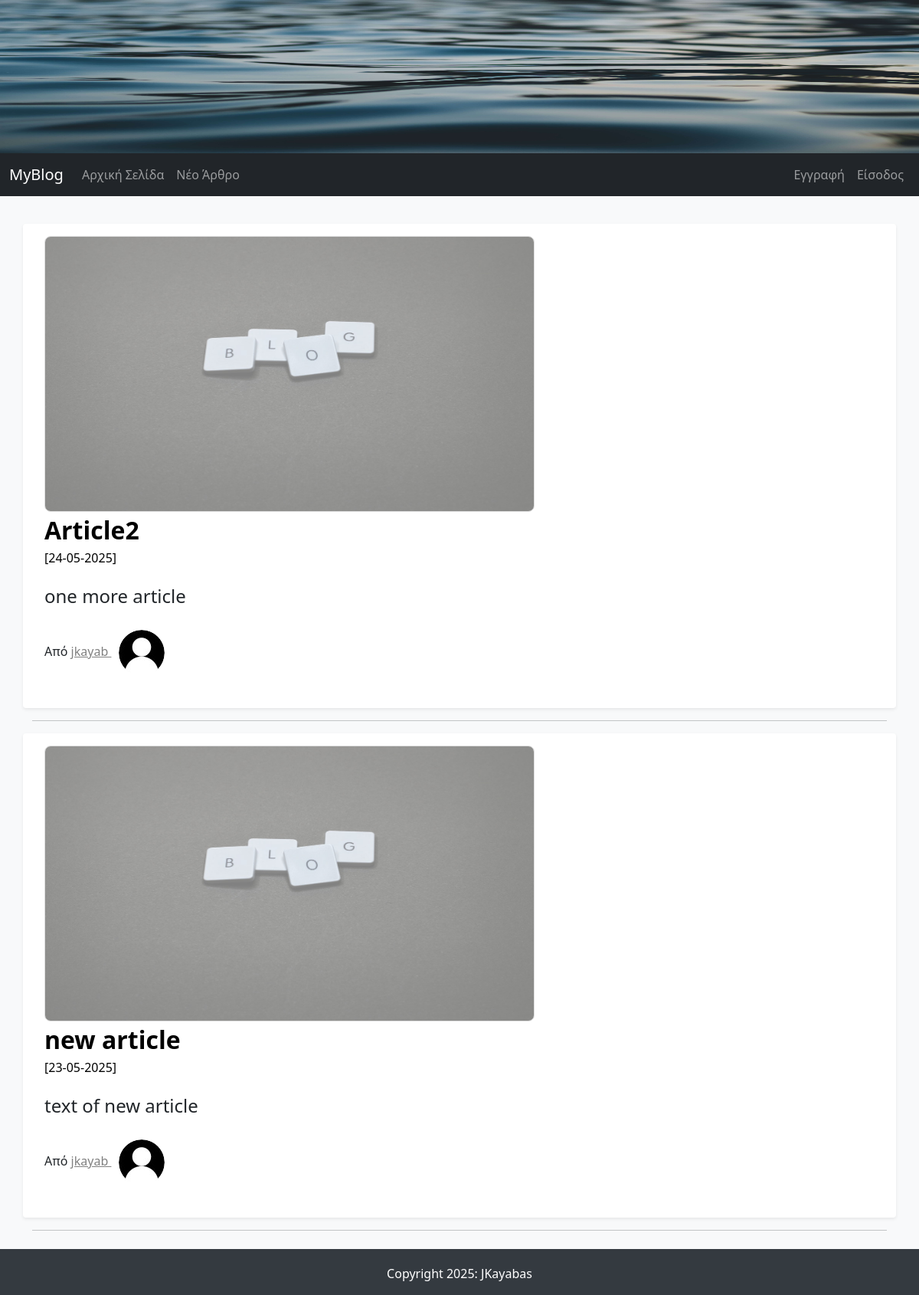
The page / on the database its author committed.
### FlaskBlogApp/models.py (models this page shows, shortened)
class Article(db.Model):
    id = db.Column(db.Integer, primary_key = True)
    article_title = db.Column(db.String(50), nullable=False)
    article_body  = db.Column(db.Text(), nullable=False)
    article_image = db.Column(db.String(30), default ='default_article_image.jpg')
    date_created = db.Column(db.DateTime, nullable=False, default=datetime.utcnow)
    user_id = db.Column(db.Integer, db.ForeignKey('user.id'), nullable=False)

class User(db.Model, UserMixin):
    id = db.Column(db.Integer, primary_key=True)
    username = db.Column(db.String(15), unique=True, nullable=False)
    email = db.Column(db.String(150), unique=True, nullable=False)
    password = db.Column(db.String(36), nullable=False)
    profile_image = db.Column(db.String(30), default ='default_profile_image.jpg')
    articles = db.relationship('Article', backref='author', lazy=True)

### FlaskBlogApp/routes.py (the view)
@app.route("/index/")
@app.route("/")
def root():
    articles = Article.query.order_by(Article.date_created.desc())
    return render_template("index.html", articles=articles)

### FlaskBlogApp/templates/index.html (shortened to what this page needs)
{% extends "base.html" %}
{% block content %}
{% if articles %}
    {% for article in articles %}
        <div class="row my-3 p-3 bg-body rounded shadow-sm">
          <div class="col col-md-12">
            {% if article.article_image %}
              <img src="{{ url_for('static', filename='images/articles_images/'+article.article_image) }}" alt="" class="img-responsive a_image" width="640px" height="360px">
            {% endif %}
          </div>
          <div class="col col-md-12">
            <div class="main-article-title">
              <a class="article_title" href="{{ url_for('full_article',article_id=article.id) }}">{{ article.article_title | safe }}</a>
            </div>
            <small class="article_date">[{{ article.date_created.strftime('%d-%m-%Y') }}]</small>
            <p class="main-article-partial-text">
              {{ article.article_body | truncate(255) | safe }}
            </p>
            <p class="">Από
              <span>
                <a class="author-name" href="#"> {{ article.author.username }}
                  <img class="rounded-circle profile-image" alt="{{ article.author.username }}" src="{{ url_for('static', filename='images/profiles_images/'+article.author.profile_image) }}" data-holder-rendered="true" data-bs-toggle="tooltip" data-bs-placement="top" title="{{ article.author.username }}">
                </a>
              </span>
            </p>
          </div>
        </div>
        <hr>
    {% endfor %}
{% endif %}
{% endblock content %}

### FlaskBlogApp/templates/base.html (shortened to what this page needs)
<!DOCTYPE html>
<html>
<head>
    <link href="https://cdn.jsdelivr.net/npm/bootstrap@5.1.1/dist/css/bootstrap.min.css"
          rel="stylesheet" integrity="
          sha384-F3w7mX95PdgyTmZZMECAngseQB83DfGTowi0iMjiWaeVhAn4FJkqJByhZMI3AhiU">
    <link rel="stylesheet" type="text/css" href="{{ url_for('static', filename='css/styles.css') }}">
</head>
<body>
    <img src="{{ url_for('static', filename='images/jumbotron.jpg') }}" width="100%" height="200px" class="img-responsive">
    {% include "navbar.html" %}
<main role="main" class="container">
        {% block content %}
        {% endblock content %}
</main>
    {% include "footer.html" %}
</body>
</html>

### FlaskBlogApp/templates/navbar.html (shortened to what this page needs)
<nav class="navbar navbar-expand-lg navbar-dark bg-dark">
  <div class="container-fluid">
    <a class="navbar-brand" href="/">MyBlog</a>
    <div class="collapse navbar-collapse" id="navbarNav">
      <ul class="navbar-nav me-auto mb-2 mb-lg-0">
        <li class="nav-item">
          <a class="nav-link" aria-current="page" href="/">Αρχική Σελίδα</a>
        </li>
        <li class="nav-item">
          <a class="nav-link" href="/new_article/">Νέο Άρθρο</a>
        </li>
      </ul>
      <ul class="nav navbar-nav navbar-right">
        {% if current_user.is_authenticated %}
          <li class="nav-item dropdown">
            <a class="nav-link dropdown-toggle" href="#" id="navbarDropdown" role="button"
               data-bs-toggle="dropdown" aria-expanded="false">
              <img class="rounded-circle navbar-profile-image" src="{{ url_for('static',
              filename='images/profiles_images/'+current_user.profile_image) }}" alt="{{current_user.username }}" data-holder-rendered="true" data-bs-toggle="tooltip" data-bs-placement="top" title='{{current_user.username }}'>
            </a>
          <ul class="dropdown-menu" aria-labelledby="navbarDropdown">
            <li>
              <a class="dropdown-item" href="/account/">{{current_user.username }}</a>
            </li>
            <li>
              <a class="dropdown-item" href="/logout/">Έξοδος</a>
            </li>
           </ul>
          </li>
      </ul>
        {% else %}
          <li class="nav-item">
            <a class="nav-link" href="/signup/">Εγγραφή</a>
          </li>
          <li class="nav-item">
            <a class="nav-link" href="/login/">Είσοδος</a>
          </li>
        {% endif %}
      </ul>
    </div>
  </div>
</nav>

### FlaskBlogApp/templates/footer.html
  <footer class="page-footer font-small stylish-color-dark pt-1 mt-4">
    <div class="footer-copyright py-3 text-center">
        Copyright 2025: JKayabas
    </div>
  </footer>

### FlaskBlogApp/static/css/styles.css (style rules this page uses)
body { background-color: #f8f9fa; }
.container { margin-top: 20px; }
.main-article-title { font-size: 2em; font-weight: bold; text-decoration: none; color: black; }
.article_date,.article_date:hover { font-size: 1em; color: black; }
.main-article-partial-text,.main-article-full-text { font-size: 1.5em; margin-top: 20px; }
.author-name:link { color: gray; }
.article_title:link, .article_title:hover, .article_title:visited { text-decoration: none; color: black; }
.main-article-category:hover,.main-article-title:hover,.author-name { text-decoration: underline; color: black; }
footer { color: #fff; background-color: #343a40; }
.row { margin-top: 20px; }
.profile-image { width: 60px; height: 60px; margin: 10px; }
.a_image { border: 1px solid #ddd; border-radius: 8px; }

### rows shown on the page
Article: article_image (placeholder picture), article_title "Article2", date_created "24-05-2025", article_body "one more article", author.username "jkayab", profile_image (placeholder picture)
Article: article_image (placeholder picture), article_title "new article", date_created "23-05-2025", article_body "text of new article", author.username "jkayab", profile_image (placeholder picture)
